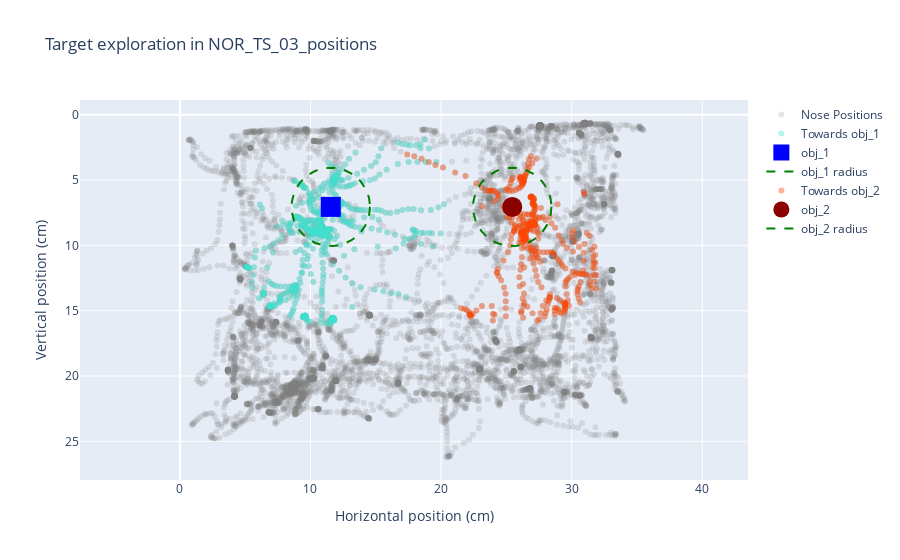

The code cell stored with this chart in its notebook:
### Markdown cell above
---
#### 2. We can open an example file and see what is inside

### Code cell
# Select an example file
example_path = rst.choose_example_positions(params, look_for = 'TS_03')

# Plot mouse exploration around multiple targets
rst.plot_positions(params, example_path)
